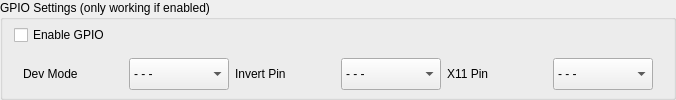
       <widget class="QGroupBox" name="groupBoxGPIO">
        <property name="sizePolicy">
         <sizepolicy hsizetype="Expanding" vsizetype="Fixed">
          <horstretch>0</horstretch>
          <verstretch>0</verstretch>
         </sizepolicy>
        </property>
        <property name="title">
         <string>GPIO Settings (only working if enabled)</string>
        </property>
        <layout class="QVBoxLayout" name="verticalLayout_27">
         <property name="topMargin">
          <number>0</number>
         </property>
         <property name="bottomMargin">
          <number>0</number>
         </property>
         <item>
          <widget class="QCheckBox" name="checkBoxGPIO">
           <property name="text">
            <string>Enable GPIO</string>
           </property>
          </widget>
         </item>
         <item>
          <widget class="QWidget" name="horizontalWidget_5" native="true">
           <property name="sizePolicy">
            <sizepolicy hsizetype="Expanding" vsizetype="Fixed">
             <horstretch>0</horstretch>
             <verstretch>0</verstretch>
            </sizepolicy>
           </property>
           <layout class="QHBoxLayout" name="horizontalLayout_24">
            <property name="topMargin">
             <number>2</number>
            </property>
            <property name="bottomMargin">
             <number>2</number>
            </property>
            <item>
             <layout class="QFormLayout" name="devmode">
              <property name="horizontalSpacing">
               <number>6</number>
              </property>
              <property name="verticalSpacing">
               <number>6</number>
              </property>
              <item row="0" column="0">
               <widget class="QLabel" name="labelDevMode">
                <property name="sizePolicy">
                 <sizepolicy hsizetype="Fixed" vsizetype="Fixed">
                  <horstretch>0</horstretch>
                  <verstretch>0</verstretch>
                 </sizepolicy>
                </property>
                <property name="minimumSize">
                 <size>
                  <width>100</width>
                  <height>32</height>
                 </size>
                </property>
                <property name="maximumSize">
                 <size>
                  <width>16777215</width>
                  <height>32</height>
                 </size>
                </property>
                <property name="text">
                 <string>Dev Mode</string>
                </property>
               </widget>
              </item>
              <item row="0" column="1">
               <widget class="QComboBox" name="comboBoxDevMode">
                <property name="sizePolicy">
                 <sizepolicy hsizetype="Fixed" vsizetype="Fixed">
                  <horstretch>0</horstretch>
                  <verstretch>0</verstretch>
                 </sizepolicy>
                </property>
                <property name="minimumSize">
                 <size>
                  <width>100</width>
                  <height>32</height>
                 </size>
                </property>
                <property name="maximumSize">
                 <size>
                  <width>16777215</width>
                  <height>32</height>
                 </size>
                </property>
                <property name="styleSheet">
                 <string notr="true">QScrollBar { 
	width: 40px;
	background-color: rgba(85, 87, 83, 0.7);
}</string>
                </property>
                <property name="currentText">
                 <string>- - -</string>
                </property>
                <property name="sizeAdjustPolicy">
                 <enum>QComboBox::AdjustToContents</enum>
                </property>
                <property name="modelColumn">
                 <number>0</number>
                </property>
                <item>
                 <property name="text">
                  <string>- - -</string>
                 </property>
                </item>
                <item>
                 <property name="text">
                  <string>1</string>
                 </property>
                </item>
                <item>
                 <property name="text">
                  <string>2</string>
                 </property>
                </item>
                <item>
                 <property name="text">
                  <string>3</string>
                 </property>
                </item>
                <item>
                 <property name="text">
                  <string>4</string>
                 </property>
                </item>
                <item>
                 <property name="text">
                  <string>5</string>
                 </property>
                </item>
                <item>
                 <property name="text">
                  <string>6</string>
                 </property>
                </item>
                <item>
                 <property name="text">
                  <string>7</string>
                 </property>
                </item>
                <item>
                 <property name="text">
                  <string>8</string>
                 </property>
                </item>
                <item>
                 <property name="text">
                  <string>9</string>
                 </property>
                </item>
                <item>
                 <property name="text">
                  <string>10</string>
                 </property>
                </item>
                <item>
                 <property name="text">
                  <string>11</string>
                 </property>
                </item>
                <item>
                 <property name="text">
                  <string>12</string>
                 </property>
                </item>
                <item>
                 <property name="text">
                  <string>13</string>
                 </property>
                </item>
                <item>
                 <property name="text">
                  <string>14</string>
                 </property>
                </item>
                <item>
                 <property name="text">
                  <string>15</string>
                 </property>
                </item>
                <item>
                 <property name="text">
                  <string>16</string>
                 </property>
                </item>
                <item>
                 <property name="text">
                  <string>17</string>
                 </property>
                </item>
                <item>
                 <property name="text">
                  <string>18</string>
                 </property>
                </item>
                <item>
                 <property name="text">
                  <string>19</string>
                 </property>
                </item>
                <item>
                 <property name="text">
                  <string>20</string>
                 </property>
                </item>
                <item>
                 <property name="text">
                  <string>21</string>
                 </property>
                </item>
                <item>
                 <property name="text">
                  <string>22</string>
                 </property>
                </item>
                <item>
                 <property name="text">
                  <string>23</string>
                 </property>
                </item>
                <item>
                 <property name="text">
                  <string>24</string>
                 </property>
                </item>
                <item>
                 <property name="text">
                  <string>25</string>
                 </property>
                </item>
                <item>
                 <property name="text">
                  <string>26</string>
                 </property>
                </item>
               </widget>
              </item>
             </layout>
            </item>
            <item>
             <layout class="QFormLayout" name="invertpin">
              <item row="0" column="0">
               <widget class="QLabel" name="labelInvert">
                <property name="sizePolicy">
                 <sizepolicy hsizetype="Fixed" vsizetype="Fixed">
                  <horstretch>0</horstretch>
                  <verstretch>0</verstretch>
                 </sizepolicy>
                </property>
                <property name="minimumSize">
                 <size>
                  <width>100</width>
                  <height>32</height>
                 </size>
                </property>
                <property name="maximumSize">
                 <size>
                  <width>16777215</width>
                  <height>32</height>
                 </size>
                </property>
                <property name="text">
                 <string>Invert Pin</string>
                </property>
               </widget>
              </item>
              <item row="0" column="1">
               <widget class="QComboBox" name="comboBoxInvert">
                <property name="sizePolicy">
                 <sizepolicy hsizetype="Fixed" vsizetype="Fixed">
                  <horstretch>0</horstretch>
                  <verstretch>0</verstretch>
                 </sizepolicy>
                </property>
                <property name="minimumSize">
                 <size>
                  <width>100</width>
                  <height>32</height>
                 </size>
                </property>
                <property name="maximumSize">
                 <size>
                  <width>16777215</width>
                  <height>32</height>
                 </size>
                </property>
                <property name="styleSheet">
                 <string notr="true">QScrollBar { 
	width: 40px;
	background-color: rgba(85, 87, 83, 0.7);
}</string>
                </property>
                <item>
                 <property name="text">
                  <string>- - -</string>
                 </property>
                </item>
                <item>
                 <property name="text">
                  <string>1</string>
                 </property>
                </item>
                <item>
                 <property name="text">
                  <string>2</string>
                 </property>
                </item>
                <item>
                 <property name="text">
                  <string>3</string>
                 </property>
                </item>
                <item>
                 <property name="text">
                  <string>4</string>
                 </property>
                </item>
                <item>
                 <property name="text">
                  <string>5</string>
                 </property>
                </item>
                <item>
                 <property name="text">
                  <string>6</string>
                 </property>
                </item>
                <item>
                 <property name="text">
                  <string>7</string>
                 </property>
                </item>
                <item>
                 <property name="text">
                  <string>8</string>
                 </property>
                </item>
                <item>
                 <property name="text">
                  <string>9</string>
                 </property>
                </item>
                <item>
                 <property name="text">
                  <string>10</string>
                 </property>
                </item>
                <item>
                 <property name="text">
                  <string>11</string>
                 </property>
                </item>
                <item>
                 <property name="text">
                  <string>12</string>
                 </property>
                </item>
                <item>
                 <property name="text">
                  <string>13</string>
                 </property>
                </item>
                <item>
                 <property name="text">
                  <string>14</string>
                 </property>
                </item>
                <item>
                 <property name="text">
                  <string>15</string>
                 </property>
                </item>
                <item>
                 <property name="text">
                  <string>16</string>
                 </property>
                </item>
                <item>
                 <property name="text">
                  <string>17</string>
                 </property>
                </item>
                <item>
                 <property name="text">
                  <string>18</string>
                 </property>
                </item>
                <item>
                 <property name="text">
                  <string>19</string>
                 </property>
                </item>
                <item>
                 <property name="text">
                  <string>20</string>
                 </property>
                </item>
                <item>
                 <property name="text">
                  <string>21</string>
                 </property>
                </item>
                <item>
                 <property name="text">
                  <string>22</string>
                 </property>
                </item>
                <item>
                 <property name="text">
                  <string>23</string>
                 </property>
                </item>
                <item>
                 <property name="text">
                  <string>24</string>
                 </property>
                </item>
                <item>
                 <property name="text">
                  <string>25</string>
                 </property>
                </item>
                <item>
                 <property name="text">
                  <string>26</string>
                 </property>
                </item>
               </widget>
              </item>
             </layout>
            </item>
            <item>
             <layout class="QFormLayout" name="x11pin">
              <item row="0" column="0">
               <widget class="QLabel" name="labelX11">
                <property name="sizePolicy">
                 <sizepolicy hsizetype="Fixed" vsizetype="Fixed">
                  <horstretch>0</horstretch>
                  <verstretch>0</verstretch>
                 </sizepolicy>
                </property>
                <property name="minimumSize">
                 <size>
                  <width>100</width>
                  <height>32</height>
                 </size>
                </property>
                <property name="maximumSize">
                 <size>
                  <width>16777215</width>
                  <height>32</height>
                 </size>
                </property>
                <property name="text">
                 <string>X11 Pin</string>
                </property>
               </widget>
              </item>
              <item row="0" column="1">
               <widget class="QComboBox" name="comboBoxX11">
                <property name="sizePolicy">
                 <sizepolicy hsizetype="Fixed" vsizetype="Fixed">
                  <horstretch>0</horstretch>
                  <verstretch>0</verstretch>
                 </sizepolicy>
                </property>
                <property name="minimumSize">
                 <size>
                  <width>100</width>
                  <height>32</height>
                 </size>
                </property>
                <property name="maximumSize">
                 <size>
                  <width>16777215</width>
                  <height>32</height>
                 </size>
                </property>
                <property name="styleSheet">
                 <string notr="true">QScrollBar { 
	width: 40px;
	background-color: rgba(85, 87, 83, 0.7);
}</string>
                </property>
                <item>
                 <property name="text">
                  <string>- - -</string>
                 </property>
                </item>
                <item>
                 <property name="text">
                  <string>1</string>
                 </property>
                </item>
                <item>
                 <property name="text">
                  <string>2</string>
                 </property>
                </item>
                <item>
                 <property name="text">
                  <string>3</string>
                 </property>
                </item>
                <item>
                 <property name="text">
                  <string>4</string>
                 </property>
                </item>
                <item>
                 <property name="text">
                  <string>5</string>
                 </property>
                </item>
                <item>
                 <property name="text">
                  <string>6</string>
                 </property>
                </item>
                <item>
                 <property name="text">
                  <string>7</string>
                 </property>
                </item>
                <item>
                 <property name="text">
                  <string>8</string>
                 </property>
                </item>
                <item>
                 <property name="text">
                  <string>9</string>
                 </property>
                </item>
                <item>
                 <property name="text">
                  <string>10</string>
                 </property>
                </item>
                <item>
                 <property name="text">
                  <string>11</string>
                 </property>
                </item>
                <item>
                 <property name="text">
                  <string>12</string>
                 </property>
                </item>
                <item>
                 <property name="text">
                  <string>13</string>
                 </property>
                </item>
                <item>
                 <property name="text">
                  <string>14</string>
                 </property>
                </item>
                <item>
                 <property name="text">
                  <string>15</string>
                 </property>
                </item>
                <item>
                 <property name="text">
                  <string>16</string>
                 </property>
                </item>
                <item>
                 <property name="text">
                  <string>17</string>
                 </property>
                </item>
                <item>
                 <property name="text">
                  <string>18</string>
                 </property>
                </item>
                <item>
                 <property name="text">
                  <string>19</string>
                 </property>
                </item>
                <item>
                 <property name="text">
                  <string>20</string>
                 </property>
                </item>
                <item>
                 <property name="text">
                  <string>21</string>
                 </property>
                </item>
                <item>
                 <property name="text">
                  <string>22</string>
                 </property>
                </item>
                <item>
                 <property name="text">
                  <string>23</string>
                 </property>
                </item>
                <item>
                 <property name="text">
                  <string>24</string>
                 </property>
                </item>
                <item>
                 <property name="text">
                  <string>25</string>
                 </property>
                </item>
                <item>
                 <property name="text">
                  <string>26</string>
                 </property>
                </item>
               </widget>
              </item>
             </layout>
            </item>
           </layout>
          </widget>
         </item>
        </layout>
       </widget>
